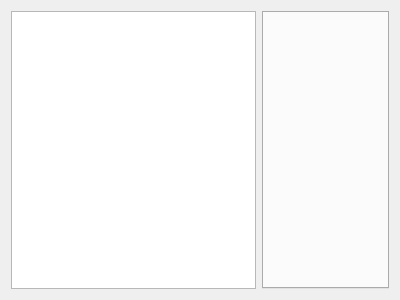
<?xml version="1.0" encoding="UTF-8"?>
<ui version="4.0">
 <class>NearCells</class>
 <widget class="QWidget" name="NearCells">
  <property name="geometry">
   <rect>
    <x>0</x>
    <y>0</y>
    <width>400</width>
    <height>300</height>
   </rect>
  </property>
  <property name="windowTitle">
   <string>Form</string>
  </property>
  <layout class="QGridLayout" name="gridLayout">
   <item row="0" column="0">
    <widget class="QListWidget" name="listWidget"/>
   </item>
   <item row="0" column="1">
    <widget class="QTabWidget" name="tabWidget"/>
   </item>
  </layout>
 </widget>
 <resources/>
 <connections/>
</ui>
